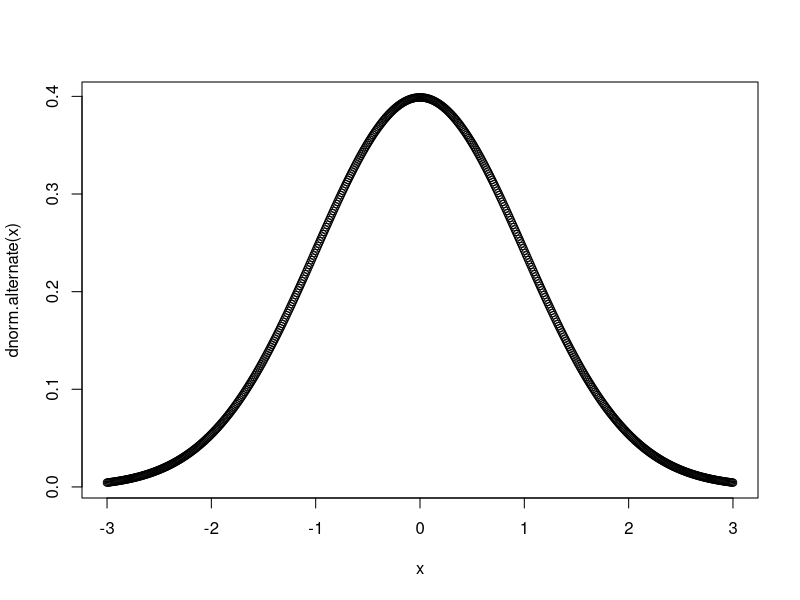
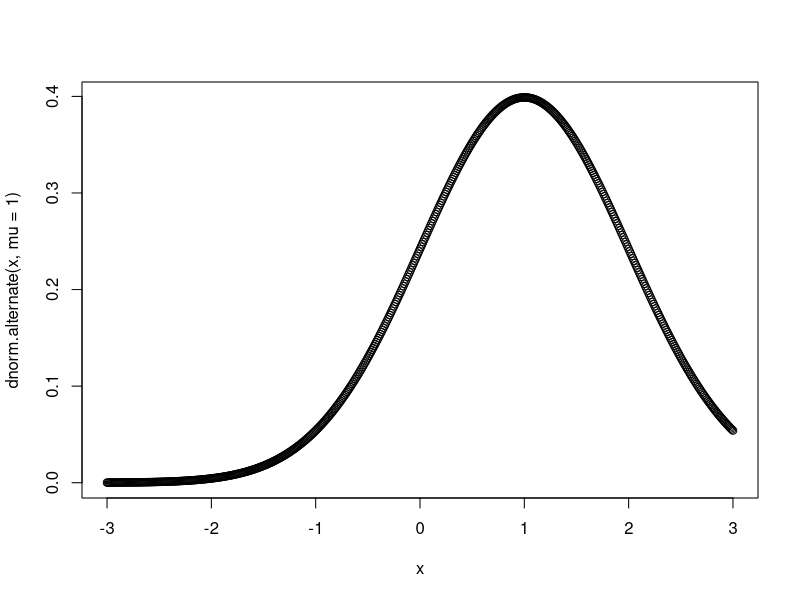
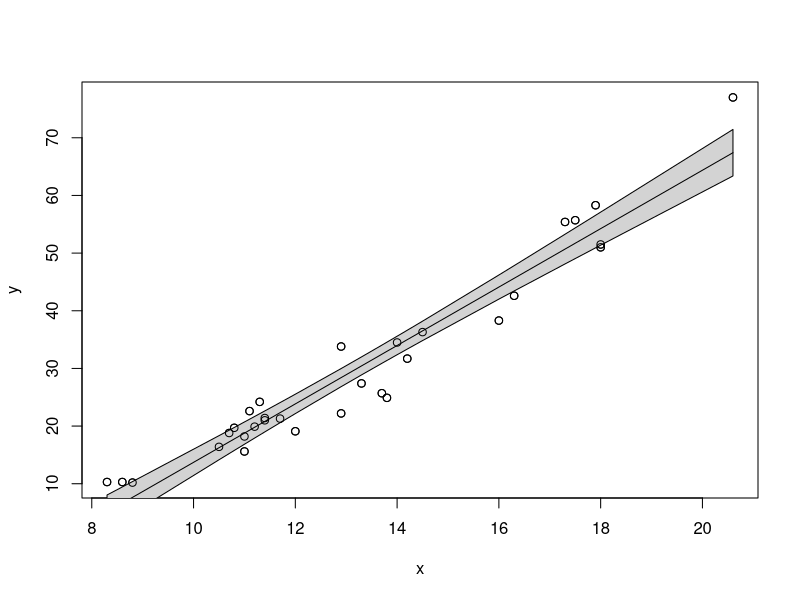
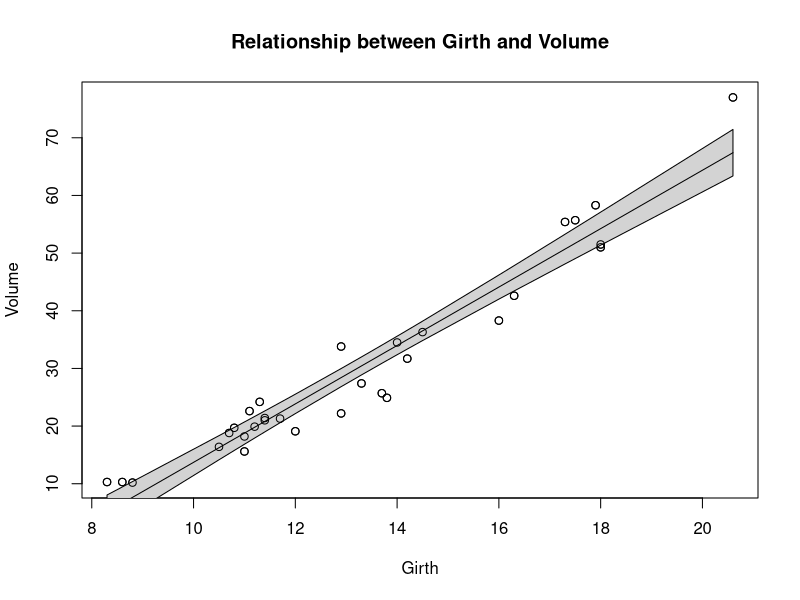
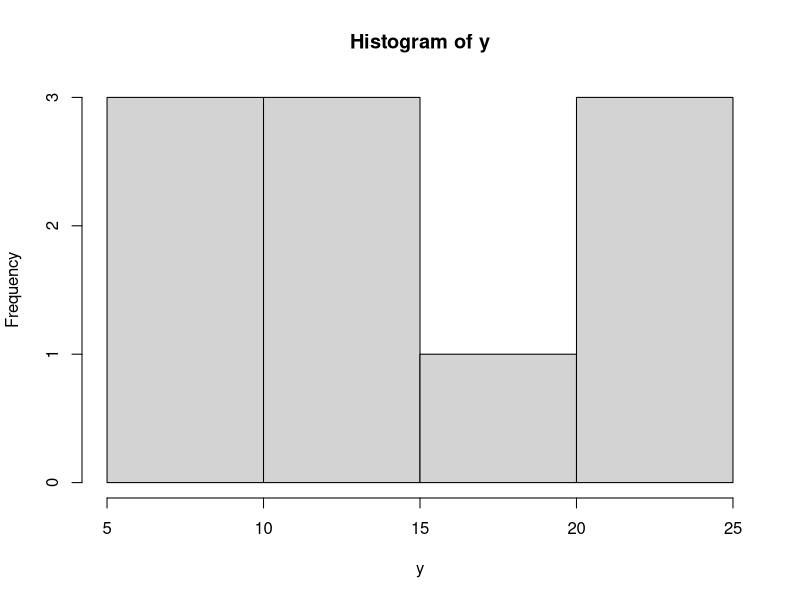

Recreate these plots in R, in order. (Note: this script raises an error after producing the figures.)
## ---- chunk 1
# Unattach any packages that happen to already be loaded. In general this is unecessary
# but is important for the creation of the book to not have package namespaces
# fighting unexpectedly.
pkgs = names(sessionInfo()$otherPkgs)
if( length(pkgs > 0)){
  pkgs = paste('package:', pkgs, sep = "")
  for( i in 1:length(pkgs)){
    detach(pkgs[i], character.only = TRUE, force=TRUE)
  }
}
## ---- chunk 2
# define my function
my.var <- function(x){
  n <- length(x)                # calculate sample size
  xbar <- mean(x)               # calculate sample mean
  SSE <- sum( (x-xbar)^2 )      # calculate sum of squared error
  v <- SSE / ( n - 1 )          # "average" squared error
  return(v)                     # result of function is v
}
## ---- chunk 3
# create a vector that I wish to calculate the variance of
test.vector <- c(1,2,2,4,5)

# calculate the variance using my function
calculated.var <- my.var( test.vector )
calculated.var
## ---- chunk 4
# define my function
one.sample.t.test <- function(input.data, mu0){
  n    <- length(input.data)
  xbar <- mean(input.data)
  s    <- sd(input.data)
  t    <- (xbar - mu0)/(s / sqrt(n))
  if( t < 0 ){
    p.value <- 2 * pt(t, df=n-1)
  }else{
    p.value <- 2 * (1-pt(t, df=n-1))
  }
  # we haven't addressed how to print things in a organized 
  # fashion, the following is ugly, but works...
  # Notice that this function returns a character string
  # with the necessary information in the string.
  return( paste('t =', t, ' and p.value =', p.value) )
}
## ---- chunk 5
# create a vector that I wish apply a one-sample t-test on.
test.data <- c(1,2,2,4,5,4,3,2,3,2,4,5,6)
one.sample.t.test( test.data, mu0=2 )
## ---- chunk 6
# a function that defines the shape of a normal distribution.
# by including mu=0, we give a default value that the function
# user can override
dnorm.alternate <- function(x, mu=0, sd=1){
  out <- 1 / (sd * sqrt(2*pi)) * exp( -(x-mu)^2 / (2 * sd^2) )
  return(out)
}
## ---- chunk 7
# test the function to see if it works
dnorm.alternate(1)
dnorm.alternate(1, mu=1)
## ---- chunk 8
# Lets test the function a bit more by drawing the height
# of the normal distribution a lots of different points
# ... First the standard normal!
x <- seq(-3, 3, length=601)
plot( x, dnorm.alternate(x) )  # use default mu=0, sd=1
## ---- chunk 9
# next a normal with mean 1, and standard deviation 1
plot( x, dnorm.alternate(x, mu=1) ) # override mu, but use sd=1
## ---- chunk 10
x <- c(1,2,3,NA)     # fourth element is missing
mean(x)              # default is to return NA if any element is missing
mean(x, na.rm=TRUE)  # Only average the non-missing data
## ---- chunk 11
# a function that draws the regression line and confidence interval
# notice it doesn't return anything... all it does is draw a plot
show.lm <- function(m, interval.type='confidence', fill.col='light grey', ...){
  x <- m$model[,2]       # extract the predictor variable
  y <- m$model[,1]       # extract the response
  pred <- predict(m, interval=interval.type)
  plot(x, y, ...)
  polygon( c(x,rev(x)),                         # draw the ribbon defined
           c(pred[,'lwr'], rev(pred[,'upr'])),  # by lwr and upr - polygon
           col='light grey')                    # fills in the region defined by            
  lines(x, pred[, 'fit'])                       # a set of vertices, need to reverse            
  points(x, y)                                 # the uppers to make a nice figure
} 
## ---- chunk 12
# first define a simple linear model from our cherry tree data
m <- lm( Volume ~ Girth, data=trees )

# call the function with no extraneous parameters
show.lm( m )
## ---- chunk 13
# Pass arguments that will just be passed along to the plot function
show.lm( m, xlab='Girth', ylab='Volume', 
         main='Relationship between Girth and Volume')

## ---- chunk 14
x <- seq(1:10)
y <- 3+2*x+rnorm(10)

h <- hist(y)  # h should be of class "Histogram"
class(h)

model <- lm( y ~ x ) # model is something of class "lm"
class(model)
## ---- chunk 15
# Define a function for the trimmed mean
# x: vector of values to be averaged
# k: the number of elements to trim on either side
trimmed.mean <- function(x, k=0){
  x <- sort(x)      # arrange the input according magnitude
  n <- length(x)    # n = how many observations
  if( k > 0){
    x <- x[c(-1*(1:k), -1*((n-k+1):n))]  # remove first k, last k
  }
  tm <- sum(x) / length(x)  # mean of the remaining observations
  return( tm )
} 

x <- c(10:1,50)                        # 10, 9, 8, ..., 1
output <- trimmed.mean(x, k=2)
output
x                                # x is unchanged
## ---- chunk 16
# a horribly defined function that has no parameters
# but still accesses something called "x"
trimmed.mean <- function(){
  x <- sort(x)
  n <- length(x)
  if( k > 0){
    x <- x[c(-1*(1:k), -1*((n-k+1):n))]
  }
  tm <- sum(x)/length(x)
  return( tm )
} 

x <- c( 1:10, 50 )    # data to trim
k <- 2

trimmed.mean()  # amazingly this still works

# but what if k wasn't defined?
rm(k)           # remove k 
trimmed.mean()  # now the function can't find anything named k and throws and error.
## ---- chunk 17
    library(ggplot2) 
    library(dplyr) 
    data <- data.frame(x = seq(-.25,1.25, length=301)) 
    data <- data %>% mutate( y = dunif(x,0,1) ) 
    ggplot(data, aes(x=x, y=y)) +
      geom_line() +
      scale_x_continuous( breaks=c(0,1), labels=c('a','b') ) +
      scale_y_continuous( breaks=c(0,1), labels=c(0,expression(1 / (b-a) )) ) +
      labs(y='density') + theme_bw()
